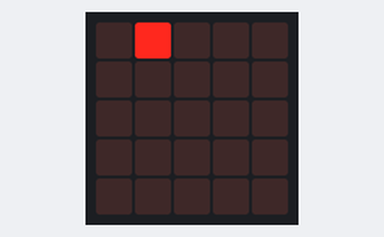
Bench run of a program on a simulated BBC micro:bit (MakeCode). Shown: the board's 5×5 LED display. Random numbers come from a fixed seed.

Above: at 0.1 s.
At 4.7 s:
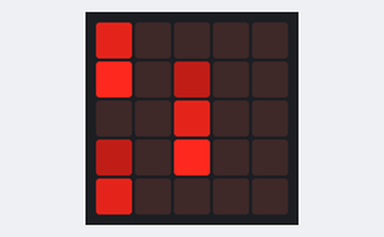
At 9.9 s:
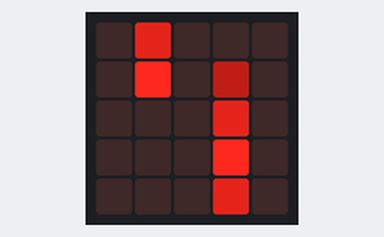
At 19.3 s:
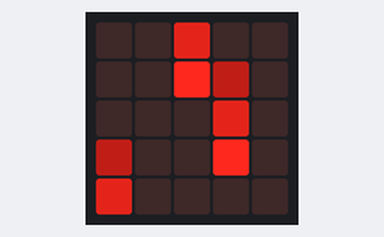
At 28.7 s:
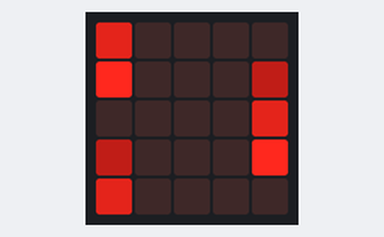
At 39.1 s:
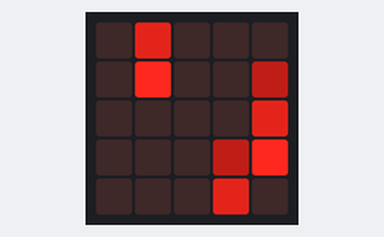

Measured:
- what the display in image 1 shows lasts 0.5 s, from 4.7 s to 5.2 s

The program:

main.ts
```typescript
let ligne_inversée = 0
let iterations_avant_nelle_comette = 0
basic.forever(function () {
    if (iterations_avant_nelle_comette == 0) {
        led.plot(randint(0, 4), 0)
        iterations_avant_nelle_comette = 2
    }
    iterations_avant_nelle_comette += -1
    basic.pause(500)
    for (let colonne = 0; colonne <= 4; colonne++) {
        for (let ligne = 0; ligne <= 4; ligne++) {
            ligne_inversée = 4 - ligne
            if (led.point(colonne, ligne_inversée) && led.pointBrightness(colonne, ligne_inversée) == 255) {
                led.plotBrightness(colonne, ligne_inversée, 170)
                led.plotBrightness(colonne, ligne_inversée + 1, 255)
            } else if (led.pointBrightness(colonne, ligne_inversée) == 170) {
                led.plotBrightness(colonne, ligne_inversée, 85)
            } else if (led.pointBrightness(colonne, ligne_inversée) == 85) {
                led.plotBrightness(colonne, ligne_inversée, 0)
            }
        }
    }
})
```

test.ts
```typescript
// les tests vont ici ; cela ne sera pas compilé si ce paquet est utilisé en tant qu'extension.
```
